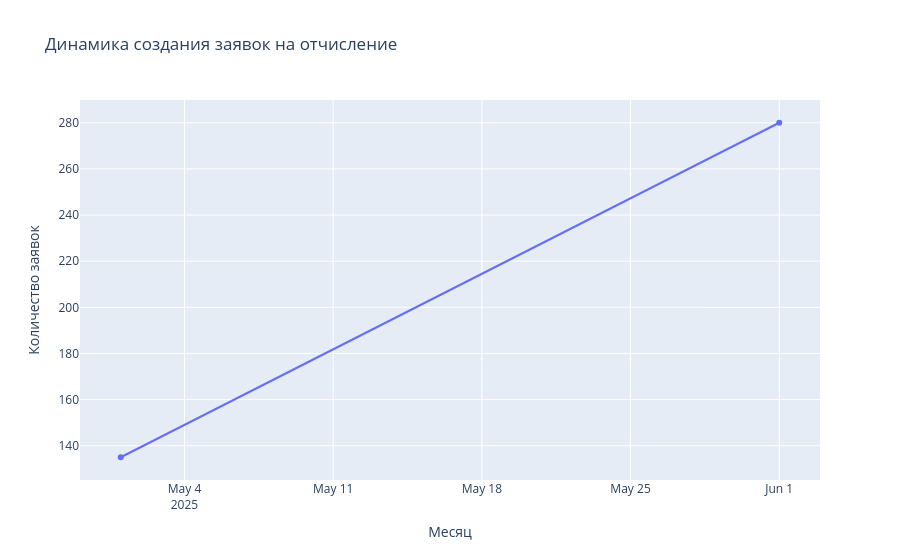
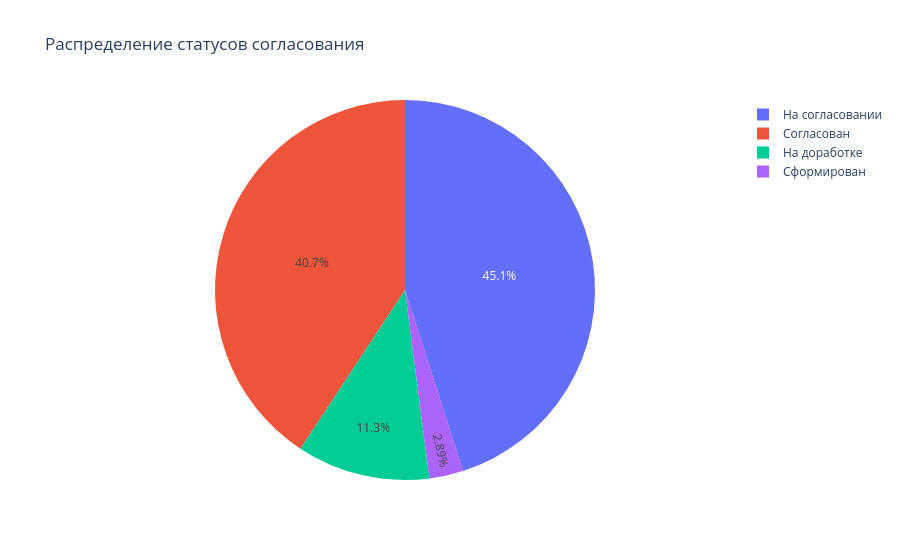
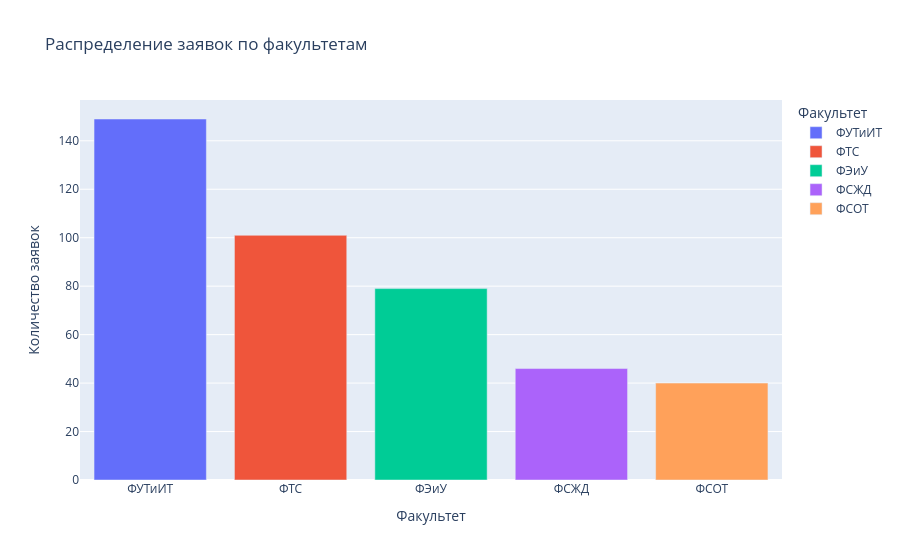

Here is the notebook cell these charts were saved with, in order:
### Code cell
import pandas as pd
import plotly.express as px

# Пример: Динамика создания заявок
df['date_create'] = pd.to_datetime(df['date_create'], format='%d.%m.%Y')  # Преобразуем дату в datetime
df['year_month'] = df['date_create'].dt.to_period('M').astype(str)  # Группируем по месяцам

requests_by_month = df.groupby('year_month').size().reset_index(name='count')

fig_requests = px.line(
    requests_by_month,
    x='year_month',
    y='count',
    title='Динамика создания заявок на отчисление',
    markers=True
)
fig_requests.update_layout(xaxis_title='Месяц', yaxis_title='Количество заявок')
fig_requests.show()

# Пример: Распределение статусов согласования
status_distribution = df['sig_status_name'].value_counts().reset_index()
status_distribution.columns = ['Статус', 'Количество']

fig_status = px.pie(
    status_distribution,
    names='Статус',
    values='Количество',
    title='Распределение статусов согласования'
)
fig_status.show()

# Пример: Распределение заявок по факультетам
faculty_distribution = df['fac_short_name'].value_counts().reset_index()
faculty_distribution.columns = ['Факультет', 'Количество']

fig_faculty = px.bar(
    faculty_distribution,
    x='Факультет',
    y='Количество',
    title='Распределение заявок по факультетам',
    color='Факультет'
)
fig_faculty.update_layout(xaxis_title='Факультет', yaxis_title='Количество заявок')
fig_faculty.show()

### Figure 1 — Plotly figure (JSON) as saved in the notebook; plotly's stock layout.template omitted (floating-point values rounded to 4 significant figures)
{"data": [{"hovertemplate": "year_month=%{x}<br>count=%{y}<extra></extra>", "legendgroup": "", "line": {"color": "#636efa", "dash": "solid"}, "marker": {"symbol": "circle"}, "mode": "lines+markers", "name": "", "orientation": "v", "showlegend": false, "type": "scatter", "x": ["2025-05", "2025-06"], "xaxis": "x", "y": [135, 280], "yaxis": "y"}], "layout": {"legend": {"tracegroupgap": 0}, "title": {"text": "Динамика создания заявок на отчисление"}, "xaxis": {"anchor": "y", "domain": [0, 1], "title": {"text": "Месяц"}}, "yaxis": {"anchor": "x", "domain": [0, 1], "title": {"text": "Количество заявок"}}}}

### Figure 2 — Plotly figure (JSON) as saved in the notebook; plotly's stock layout.template omitted (floating-point values rounded to 4 significant figures)
{"data": [{"domain": {"x": [0, 1], "y": [0, 1]}, "hovertemplate": "Статус=%{label}<br>Количество=%{value}<extra></extra>", "labels": ["На согласовании", "Согласован", "На доработке", "Сформирован"], "legendgroup": "", "name": "", "showlegend": true, "type": "pie", "values": [187, 169, 47, 12]}], "layout": {"legend": {"tracegroupgap": 0}, "title": {"text": "Распределение статусов согласования"}}}

### Figure 3 — Plotly figure (JSON) as saved in the notebook; plotly's stock layout.template omitted (floating-point values rounded to 4 significant figures)
{"data": [{"hovertemplate": "Факультет=%{x}<br>Количество=%{y}<extra></extra>", "legendgroup": "ФУТиИТ", "marker": {"color": "#636efa", "pattern": {"shape": ""}}, "name": "ФУТиИТ", "orientation": "v", "showlegend": true, "textposition": "auto", "type": "bar", "x": ["ФУТиИТ"], "xaxis": "x", "y": [149], "yaxis": "y"}, {"hovertemplate": "Факультет=%{x}<br>Количество=%{y}<extra></extra>", "legendgroup": "ФТС", "marker": {"color": "#EF553B", "pattern": {"shape": ""}}, "name": "ФТС", "orientation": "v", "showlegend": true, "textposition": "auto", "type": "bar", "x": ["ФТС"], "xaxis": "x", "y": [101], "yaxis": "y"}, {"hovertemplate": "Факультет=%{x}<br>Количество=%{y}<extra></extra>", "legendgroup": "ФЭиУ", "marker": {"color": "#00cc96", "pattern": {"shape": ""}}, "name": "ФЭиУ", "orientation": "v", "showlegend": true, "textposition": "auto", "type": "bar", "x": ["ФЭиУ"], "xaxis": "x", "y": [79], "yaxis": "y"}, {"hovertemplate": "Факультет=%{x}<br>Количество=%{y}<extra></extra>", "legendgroup": "ФСЖД", "marker": {"color": "#ab63fa", "pattern": {"shape": ""}}, "name": "ФСЖД", "orientation": "v", "showlegend": true, "textposition": "auto", "type": "bar", "x": ["ФСЖД"], "xaxis": "x", "y": [46], "yaxis": "y"}, {"hovertemplate": "Факультет=%{x}<br>Количество=%{y}<extra></extra>", "legendgroup": "ФСОТ", "marker": {"color": "#FFA15A", "pattern": {"shape": ""}}, "name": "ФСОТ", "orientation": "v", "showlegend": true, "textposition": "auto", "type": "bar", "x": ["ФСОТ"], "xaxis": "x", "y": [40], "yaxis": "y"}], "layout": {"barmode": "relative", "legend": {"title": {"text": "Факультет"}, "tracegroupgap": 0}, "title": {"text": "Распределение заявок по факультетам"}, "xaxis": {"anchor": "y", "categoryarray": ["ФУТиИТ", "ФТС", "ФЭиУ", "ФСЖД", "ФСОТ"], "categoryorder": "array", "domain": [0, 1], "title": {"text": "Факультет"}}, "yaxis": {"anchor": "x", "domain": [0, 1], "title": {"text": "Количество заявок"}}}}
